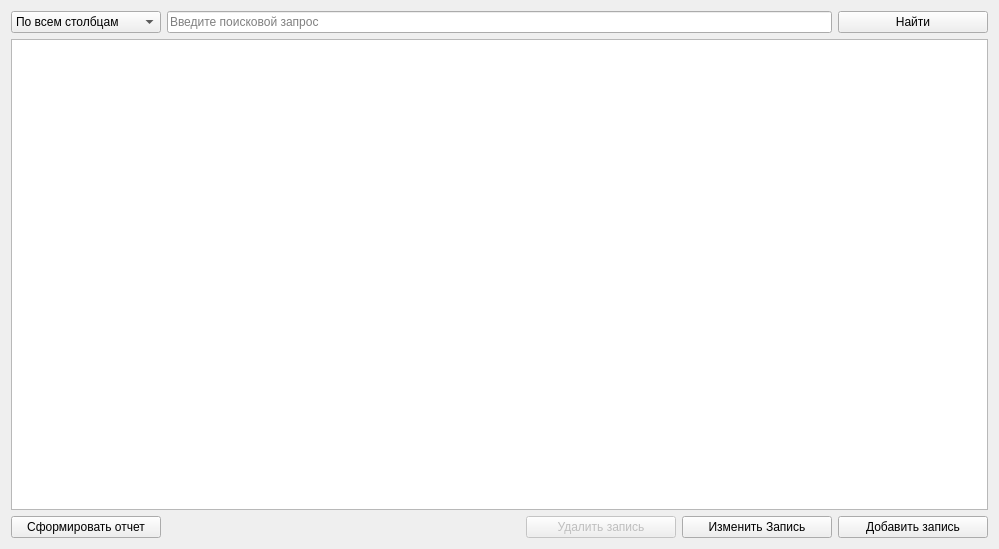
<?xml version="1.0" encoding="UTF-8"?>
<ui version="4.0">
 <class>DatabaseTabWidget</class>
 <widget class="QWidget" name="DatabaseTabWidget">
  <property name="geometry">
   <rect>
    <x>0</x>
    <y>0</y>
    <width>999</width>
    <height>549</height>
   </rect>
  </property>
  <property name="windowTitle">
   <string>Form</string>
  </property>
  <layout class="QVBoxLayout" name="verticalLayout">
   <item>
    <layout class="QHBoxLayout" name="upperHorizontalLayout">
     <item>
      <widget class="QComboBox" name="searchFilterComboBox">
       <property name="minimumSize">
        <size>
         <width>150</width>
         <height>0</height>
        </size>
       </property>
       <item>
        <property name="text">
         <string>По всем столбцам</string>
        </property>
       </item>
      </widget>
     </item>
     <item>
      <widget class="QLineEdit" name="lineEdit">
       <property name="text">
        <string/>
       </property>
       <property name="placeholderText">
        <string>Введите поисковой запрос</string>
       </property>
      </widget>
     </item>
     <item>
      <widget class="QPushButton" name="searchPushButton">
       <property name="minimumSize">
        <size>
         <width>150</width>
         <height>0</height>
        </size>
       </property>
       <property name="text">
        <string>Найти</string>
       </property>
      </widget>
     </item>
    </layout>
   </item>
   <item>
    <widget class="QTableView" name="databaseTable"/>
   </item>
   <item>
    <layout class="QHBoxLayout" name="lowerHorizontalLayout">
     <item>
      <widget class="QPushButton" name="createReportButton">
       <property name="minimumSize">
        <size>
         <width>150</width>
         <height>0</height>
        </size>
       </property>
       <property name="text">
        <string>Сформировать отчет</string>
       </property>
      </widget>
     </item>
     <item>
      <spacer name="horizontalSpacer">
       <property name="orientation">
        <enum>Qt::Orientation::Horizontal</enum>
       </property>
       <property name="sizeHint" stdset="0">
        <size>
         <width>40</width>
         <height>20</height>
        </size>
       </property>
      </spacer>
     </item>
     <item>
      <widget class="QPushButton" name="deleteEntryButton">
       <property name="enabled">
        <bool>false</bool>
       </property>
       <property name="minimumSize">
        <size>
         <width>150</width>
         <height>0</height>
        </size>
       </property>
       <property name="text">
        <string>Удалить запись</string>
       </property>
      </widget>
     </item>
     <item>
      <widget class="QPushButton" name="changeEntryButton">
       <property name="minimumSize">
        <size>
         <width>150</width>
         <height>0</height>
        </size>
       </property>
       <property name="text">
        <string>Изменить Запись</string>
       </property>
      </widget>
     </item>
     <item>
      <widget class="QPushButton" name="addEntryButton">
       <property name="minimumSize">
        <size>
         <width>150</width>
         <height>0</height>
        </size>
       </property>
       <property name="text">
        <string>Добавить запись</string>
       </property>
      </widget>
     </item>
    </layout>
   </item>
  </layout>
 </widget>
 <resources/>
 <connections/>
</ui>
